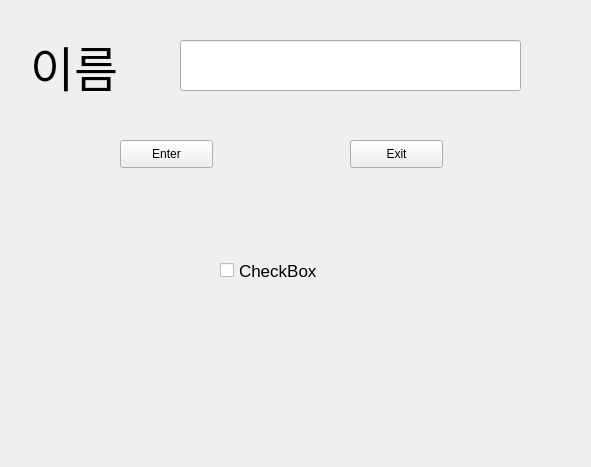
<?xml version="1.0" encoding="UTF-8"?>
<ui version="4.0">
 <class>Form</class>
 <widget class="QWidget" name="Form">
  <property name="geometry">
   <rect>
    <x>0</x>
    <y>0</y>
    <width>591</width>
    <height>467</height>
   </rect>
  </property>
  <property name="windowTitle">
   <string>Form</string>
  </property>
  <widget class="QLabel" name="label">
   <property name="geometry">
    <rect>
     <x>30</x>
     <y>30</y>
     <width>121</width>
     <height>71</height>
    </rect>
   </property>
   <property name="font">
    <font>
     <family>Agency FB</family>
     <pointsize>36</pointsize>
    </font>
   </property>
   <property name="text">
    <string>이름</string>
   </property>
  </widget>
  <widget class="QLineEdit" name="name">
   <property name="geometry">
    <rect>
     <x>180</x>
     <y>40</y>
     <width>341</width>
     <height>51</height>
    </rect>
   </property>
  </widget>
  <widget class="QPushButton" name="b1">
   <property name="geometry">
    <rect>
     <x>120</x>
     <y>140</y>
     <width>93</width>
     <height>28</height>
    </rect>
   </property>
   <property name="text">
    <string>Enter</string>
   </property>
  </widget>
  <widget class="QPushButton" name="b2">
   <property name="geometry">
    <rect>
     <x>350</x>
     <y>140</y>
     <width>93</width>
     <height>28</height>
    </rect>
   </property>
   <property name="text">
    <string>Exit</string>
   </property>
  </widget>
  <widget class="QCheckBox" name="checkBox">
   <property name="geometry">
    <rect>
     <x>220</x>
     <y>250</y>
     <width>151</width>
     <height>41</height>
    </rect>
   </property>
   <property name="font">
    <font>
     <pointsize>13</pointsize>
    </font>
   </property>
   <property name="text">
    <string>CheckBox</string>
   </property>
  </widget>
 </widget>
 <resources/>
 <connections>
  <connection>
   <sender>b1</sender>
   <signal>clicked()</signal>
   <receiver>Form</receiver>
   <slot>b1_func()</slot>
   <hints>
    <hint type="sourcelabel">
     <x>159</x>
     <y>161</y>
    </hint>
    <hint type="destinationlabel">
     <x>158</x>
     <y>248</y>
    </hint>
   </hints>
  </connection>
  <connection>
   <sender>b2</sender>
   <signal>clicked()</signal>
   <receiver>Form</receiver>
   <slot>b2_func()</slot>
   <hints>
    <hint type="sourcelabel">
     <x>406</x>
     <y>148</y>
    </hint>
    <hint type="destinationlabel">
     <x>413</x>
     <y>243</y>
    </hint>
   </hints>
  </connection>
 </connections>
 <slots>
  <slot>b2_func()</slot>
  <slot>b1_func()</slot>
 </slots>
</ui>
